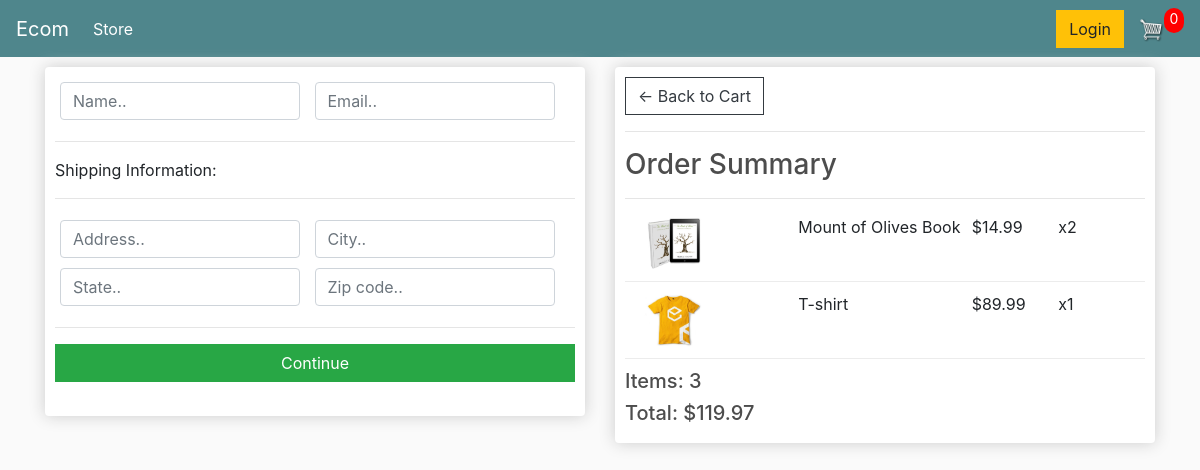
The app's page /checkout (signed in), older data.
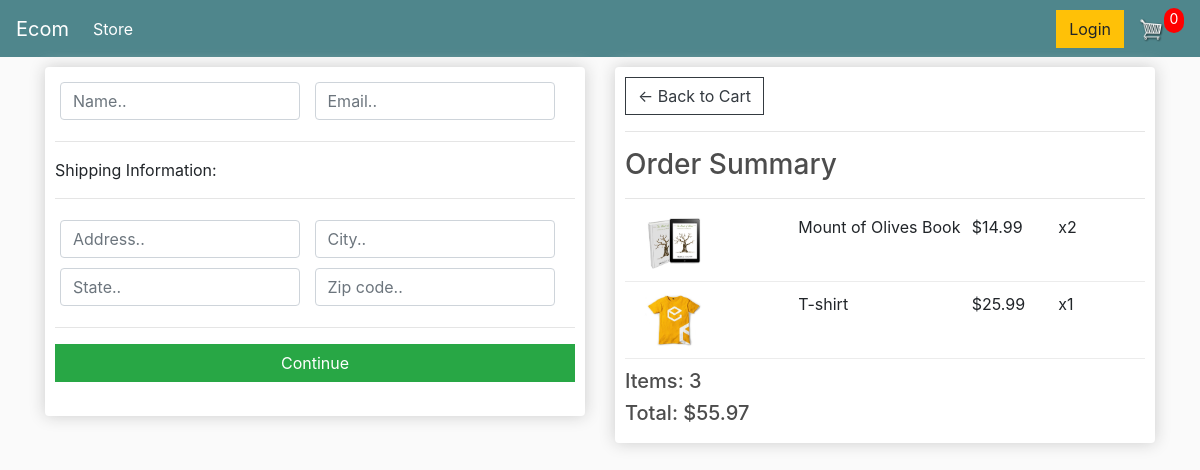
The same page, newer data.
### store/models.py (models this page shows, shortened)
class OrderItem(models.Model):
    product = models.ForeignKey(Product, on_delete=models.SET_NULL, null=True)
    order = models.ForeignKey(Order, on_delete=models.SET_NULL, null=True, related_name="items")
    quantity = models.IntegerField(default=0, null=True, blank=True)
    date_added = models.DateTimeField(auto_now_add=True)
    @property
    def get_total(self):
        total = self.product.price * self.quantity
        return total

class Product(models.Model):
    name = models.CharField(max_length=200)
    price = models.FloatField()
    image = models.ImageField(null=True, blank=True)
    digital = models.BooleanField(default=False, null=True, blank=True)

### store/views.py (the view)
# urls.py: path("checkout",views.checkout,name = "checkout")
def checkout(request):
    if request.user.is_authenticated:
        customer = request.user.customer
        order, created = Order.objects.get_or_create(customer = customer)
        items = order.items.all()
    else:
        items = []
        order = {"cart_total_items":0,"card_total":0}
    context = {
        "items":items,
        "cart_total_price" : order.cart_total,
        "cart_total_items":order.cart_total_items
    }
    return render(request,"store/checkout.html",context)

### store/models.py (called while the page is built)
    @property
    def cart_total(self):
        return sum(item.get_total for item in self.items.all())

    @property
    def cart_total_items(self):
        return sum(item.quantity for item in self.items.all())

### store/templates/store/checkout.html (shortened to what this page needs)
{% extends 'store/main.html' %}
{% load static %}
{% block content %}
    <div class="row">
        <div class="col-lg-6">
            <div class="box-element" id="form-wrapper">
                <form id="form">
                    <div id="user-info">
                        <div class="form-field">
                            <input required class="form-control" type="text" name="name" placeholder="Name..">
                        </div>
                        <div class="form-field">
                            <input required class="form-control" type="email" name="email" placeholder="Email..">
                        </div>
                    </div>
                    <div id="shipping-info">
                        <hr>
                        <p>Shipping Information:</p>
                        <hr>
                        <div class="form-field">
                            <input class="form-control" type="text" name="address" placeholder="Address..">
                        </div>
                        <div class="form-field">
                            <input class="form-control" type="text" name="city" placeholder="City..">
                        </div>
                        <div class="form-field">
                            <input class="form-control" type="text" name="state" placeholder="State..">
                        </div>
                        <div class="form-field">
                            <input class="form-control" type="text" name="zipcode" placeholder="Zip code..">
                        </div>
                    </div>
                    <hr>
                    <input id="form-button" class="btn btn-success btn-block" type="submit" value="Continue">
                </form>
                <br>
            </div>
        </div>
        <div class="col-lg-6">
            <div class="box-element">
                <a  class="btn btn-outline-dark" href="{% url 'cart' %}">&#x2190; Back to Cart</a>
                <hr>
                <h3>Order Summary</h3>
                <hr>
                {% for item in items %}
                <div class="cart-row">
                    <div style="flex:2"><img class="row-image" src="{{item.product.image.url}}"></div>
                    <div style="flex:2"><p>{{item.product.name}}</p></div>
                    <div style="flex:1"><p>${{item.product.price}}</p></div>
                    <div style="flex:1"><p>x{{item.quantity}}</p></div>
                </div>
                {% endfor %}
                <h5>Items:   {{cart_total_items}}</h5>
                <h5>Total:   ${{cart_total_price}}</h5>
            </div>
        </div>
    </div>
{% endblock content %}

Row changes from the older to the newer data that the page shows:
changed through a linked row, OrderItem "T-shirt": product.price "89.99" → "25.99"
Text that changed along with them:
{{ cart_total_price }}: "119.97" → "55.97"
